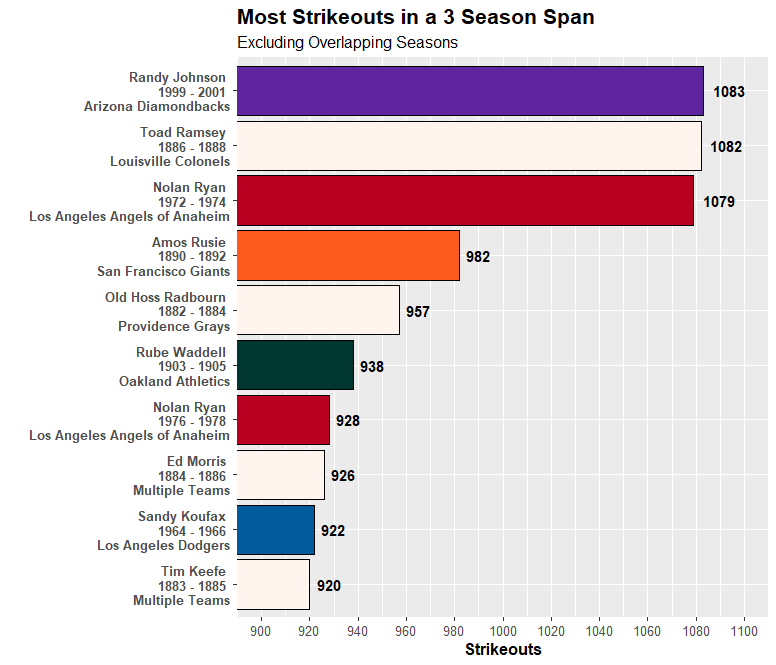

Reproduce this figure in R.
#Set working directory

setwd("C:/Users/daily/Desktop/Repositories/MiscVisuals/Website Visualizations/Most X in Span/MLB")

#Loading necessary libraries

library(sqldf)
library(tidyverse)
library(zoo)
library(data.table)
library(Lahman)

#Get data from Lahman Database

data <- sqldf('SELECT People.playerID, Pitching.yearID, People.nameFirst, People.nameLast,
GROUP_CONCAT(TeamsFranchises.franchName) AS Teams, TeamsFranchises.franchID, SUM(Pitching.SO) AS SO
                    FROM People
                    INNER JOIN Pitching
                    ON People.playerID = Pitching.PlayerID
                    INNER JOIN Teams
                    ON Pitching.teamID = Teams.teamID
                    AND Pitching.yearID = Teams.yearID
                    INNER JOIN TeamsFranchises
                    ON Teams.franchID = TeamsFranchises.franchID
                    GROUP BY Pitching.playerID, Pitching.yearID
                    ORDER BY SUM(Pitching.SO) DESC')

#Calculate the totals and find the season the span started

data <- data %>%
  arrange(playerID, yearID) %>%
  group_by(playerID) %>%
  mutate(SO_Total = rollapply(SO, width = 3, FUN = sum, align = "right",partial = TRUE)) %>%
  mutate(firstYear_rd = lag(yearID, 2)) %>%
  fill(firstYear_rd, .direction = "up") %>%
  mutate(first_year_2_rd = lag(yearID,1)) %>%
  fill(first_year_2_rd, .direction = "up") %>%
  mutate(firstYear = ifelse(is.na(firstYear_rd) & is.na(first_year_2_rd), yearID,
                            ifelse(is.na(firstYear_rd), first_year_2_rd, firstYear_rd))) %>%
  mutate(Range = yearID - firstYear) %>%
  mutate(prevTeam = lag(Teams,2)) %>%
  mutate(prevTeam = ifelse(is.na(prevTeam), Teams, prevTeam)) %>%
  mutate(prevTeam_2 = lag(Teams,1)) %>%
  mutate(prevTeam_2 = ifelse(is.na(prevTeam_2), Teams, prevTeam_2)) %>%
  mutate(OneFranchise = ifelse(Teams == prevTeam & Teams == prevTeam_2, "Yes", "No")) %>%
  ungroup()

#Choose only the columns needed for visual

display_data <- sqldf('SELECT firstYear AS MIN,
      yearID AS MAX,
      Range,
      playerID,
      nameFirst,
      nameLast,
      Teams,
      SO_Total,
      OneFranchise
      FROM data
      GROUP BY playerID, yearID
      ORDER BY SO_Total DESC')

#Add index number to find overlapping values (Only finds overlapping values for top value in group)

setDT(display_data)
display_data$index <- display_data[display_data, on = .(playerID, MAX>=MIN, MIN<=MAX), mult ="first", which = TRUE]

#Keep only top value from index grouping

no_dupes <- display_data %>%
  group_by(index) %>%
  slice_head() %>%
  group_by(playerID,MIN) %>%
  slice_head() %>%
  arrange(-SO_Total) %>%
  ungroup()

#Limit to top 10 spots

top_data <- no_dupes %>%
  mutate(Rank = rank(-SO_Total, ties.method = "min")) %>%
  filter(Rank <= 10)

#Create Team Name for Players with More Than 1 Franchise

top_data <- top_data %>%
  mutate(DisplayFranchises = ifelse(OneFranchise == "No", "Multiple Teams", Teams))

#Combine columns for display

top_data <- top_data %>%
  mutate(chart_label = paste(nameFirst,nameLast, "\n", MIN, "-", MAX, "\n",DisplayFranchises))

#Team Colors for display

fill_color <- c("Arizona Diamondbacks" = "#5F259F",
                "Atlanta Braves" = "#CE1141",
                "Baltimore Orioles" = "#DF4601",
                "Boston Red Sox" = "#BD3039",
                "Chicago Cubs" = "#0E3386",
                "Chicago White Sox" = "#27251F",
                "Cincinnati Reds" = "#C6011F",
                "Cleveland Indians" = "#E31937",
                "Colorado Rockies" = "#33006F;",
                "Detroit Tigers" = "#FA4616",
                "Houston Astros" = "#EB6E1F",
                "Kansas City Royals" = "#004687",
                "Los Angeles Angels" = "#BA0021",
                "Los Angeles Angels of Anaheim" = "#BA0021",
                "Los Angeles Dodgers" = "#005A9C",
                "Miami Marlins" = "#00A3E0",
                "Milwaukee Brewers" = "#FFC52F",
                "Minnesota Twins" = "#002B5C",
                "New York Mets" = "#FF5910",
                "New York Yankees" = "#0C2340",
                "Oakland Athletics" = "#003831",
                "Philadelphia Phillies" = "#E81828",
                "Pittsburgh Pirates" = "#FDB827",
                "St. Louis Cardinals" = "#C41E3A",
                "San Diego Padres" = "#2F241D",
                "San Francisco Giants" = "#FD5A1E",
                "Seattle Mariners" = "#005C5C",
                "Tampa Bay Rays" = "#8FBCE6",
                "Texas Rangers" = "#C0111F",
                "Toronto Blue Jays" = "#134A8E",
                "Washington Nationals" = "#AB0003",
                "Multiple Teams" = "seashell",
                "Louisville Colonels" = "seashell",
                "Providence Grays" = "seashell")

#Create visual

top_data %>%
  ggplot(aes(x = reorder(chart_label, SO_Total), y = SO_Total, fill = DisplayFranchises)) +
  geom_bar(stat = "identity", color = "black") +
  geom_text(aes(label = SO_Total), fontface = "bold", hjust = -0.3) +
  coord_flip(ylim = c(900, 1100)) +
  scale_y_continuous(breaks = seq(900, 1100, 20)) +
  scale_fill_manual(values = fill_color) +
  theme(plot.title = element_text(size = 16, face = "bold"),
        plot.subtitle = element_text(size = 12),
        axis.title.x = element_text(size = 12, face = "bold"),
        axis.text.x = element_text(size = 10),
        axis.text.y = element_text(size = 10, face ="bold"),
        legend.position = "none") +
  labs(title = "Most Strikeouts in a 3 Season Span",
       subtitle = "Excluding Overlapping Seasons",
       x = "",
       y = "Strikeouts")
